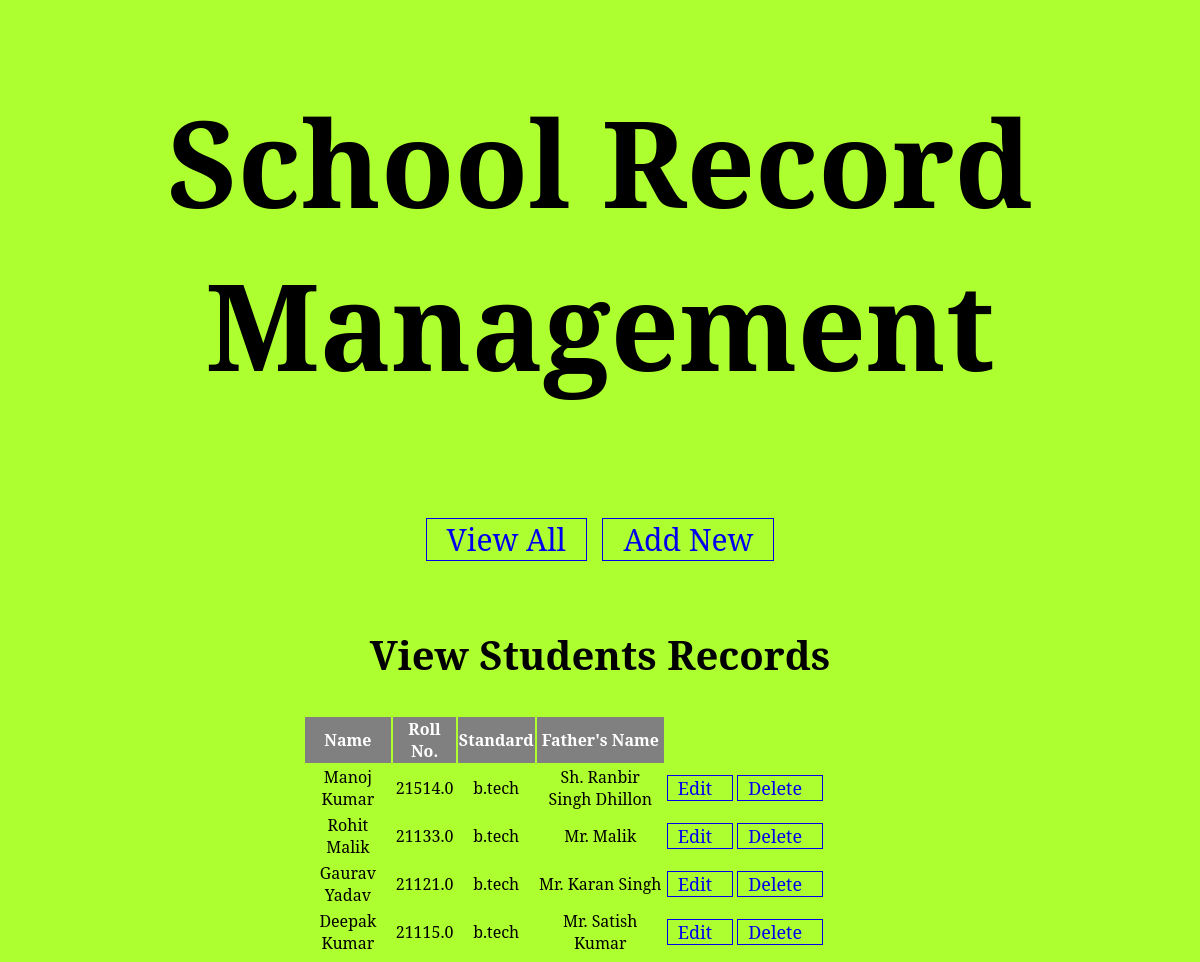
The page / on the database its author committed.
### schoolapp/models.py (models this page shows)
class School(models.Model):
    name=models.CharField(max_length=20)
    roll=models.FloatField()
    standard=models.CharField(max_length=20)
    father=models.CharField(max_length=20)

### schoolapp/views.py (the view)
# urls.py: path('', views.viewStudent),
def viewStudent(request):
    students=models.School.objects.all()
    res=render(request,'view_student.html',{'students':students})
    return res

### templates/view_student.html (shortened to what this page needs)
<!DOCTYPE html>
{% load static %}
<html>
 <head>
   <link rel="stylesheet" href="{% static 'school.css' %}"
 </head>
<body>
  <div id="header">
    <h1> School Record Management </h1>
     <div id="nav">
       <a href="view-students">View All</a>
       <a href="new-student">Add New</a>
     </div>
  </div>
  <div id="main">
    <h2> View Students Records </h2>
    <table>
      <thead>
        <th> Name </th>
        <th> Roll No. </th>
        <th> Standard </th>
        <th> Father's Name </th>
      </thead>
      {% for student in students %}
      <tr>
        <td>{{student.name}}</td>
        <td>{{student.roll}}</td>
        <td>{{student.standard}}</td>
        <td>{{student.father}}</td>
        <td><a class="btn" href="edit-student?studentid={{student.id}}">Edit</a></td>
        <td><a class="btn" href="delete-student?studentid={{student.id}}">Delete</a></td>
      </tr>
      {% endfor %}
    </table>
  </div>
</body>
</html>

### static/school.css (style rules this page uses)
body { background-color:#ADFF2F; margin: 0px 0px 0px 0px; font-family: "serif" }
#header { padding-bottom:20px; text-align:center; font-size:60px; }
#nav { width:60%; margin:auto; }
#nav a { width:500px; border:solid 0.5px; font-size:30px; text-decoration:none; padding-left:20px; padding-right:20px; }
#main { margin:auto; text-align:center; padding:5px; padding-top:5px; }
#main h2 , #main form { text-align:center; font-size:40px; }
#main table { width:70%; padding-left:25%; padding-right:1%; text-align:center; }
#main table th { background-color:gray; color:white; }
.btn { width:500px; border:solid 0.5px; font-size:18px; text-decoration:none; padding-left:10px; padding-right:20px; }

### rows shown on the page
School: name "Manoj Kumar", roll "21514.0", standard "b.tech", father "Sh. Ranbir Singh Dhillon"
School: name "Rohit Malik", roll "21133.0", standard "b.tech", father "Mr. Malik"
School: name "Gaurav Yadav", roll "21121.0", standard "b.tech", father "Mr. Karan Singh"
School: name "Deepak Kumar", roll "21115.0", standard "b.tech", father "Mr. Satish Kumar"
